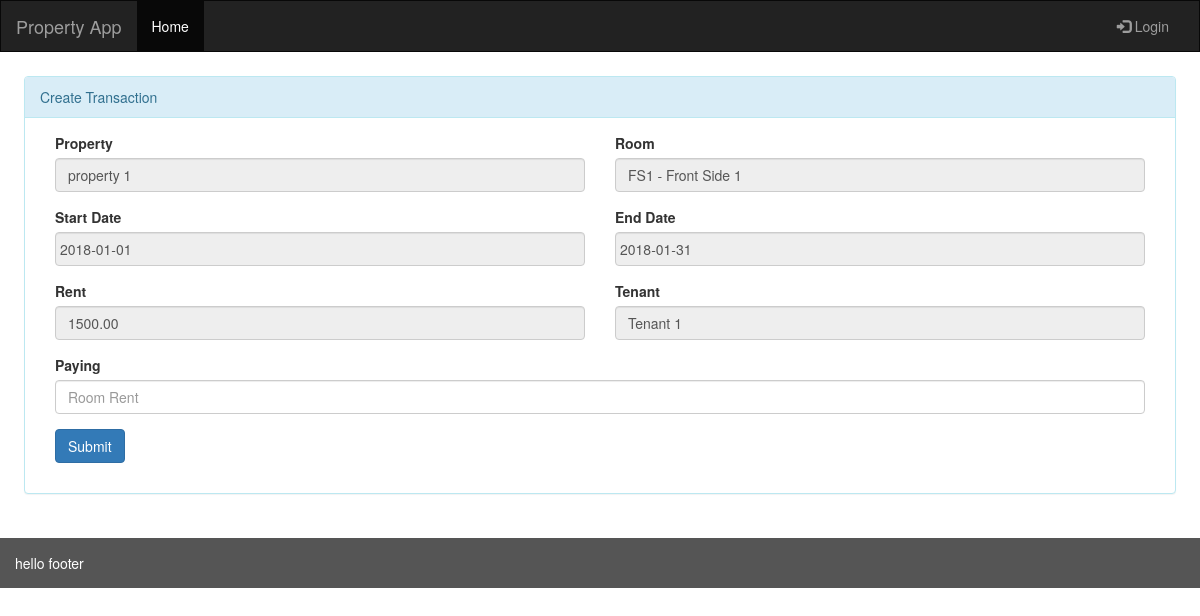
The app's page /rent/transactions/create/11 with its own data.
### rent/models.py (models this page shows, shortened)
class Leasedetails(models.Model):
    lease_id = models.AutoField(primary_key=True)
    lease_start_date = models.DateField()
    lease_end_date = models.DateField()
    lease_amount = models.DecimalField(max_digits=8,decimal_places=2)
    lease_tenant = models.ForeignKey(Tenant, on_delete=models.CASCADE)
    lease_room = models.ForeignKey(Room, on_delete=models.CASCADE)
    lease_transaction = models.ForeignKey(Transaction, on_delete=models.CASCADE, null=True, blank=True)
    timestamp = models.DateTimeField(auto_now=True)

class Room(models.Model):
    room_id = models.AutoField(primary_key=True)
    room_property = models.ForeignKey(Property, on_delete=models.CASCADE)
    room_meter = models.ForeignKey(Electricitymeter, on_delete=models.CASCADE, null=True, blank=True)
    room_name = models.CharField(max_length=50)
    room_rent = models.DecimalField(max_digits=8,decimal_places=2)
    room_description = models.CharField(max_length=250)
    timestamp = models.DateTimeField(auto_now=True)

class Property(models.Model):
    property_id = models.AutoField(primary_key=True)
    property_name = models.CharField(max_length=300)
    property_location = models.ForeignKey(Location, on_delete=models.CASCADE)
    timestamp = models.DateTimeField(auto_now=True)

class Tenant(models.Model):
    tenant_id =  models.AutoField(primary_key=True)
    tenant_name =  models.CharField(max_length=250)
    tenant_company =  models.CharField(max_length=250)
    tenant_description = models.CharField(max_length=500)
    tenant_joindate = models.DateField()
    tenant_contact = models.IntegerField(unique=True)
    tenant_secondry = models.IntegerField(unique=True)
    timestamp = models.DateTimeField(auto_now=True)

### rent/views.py (the view, shortened to what this page needs)
# urls.py: path('transactions/create/<int:lease_id>', views.transactions_create, name='transactions_create'),
def transactions_create(request, lease_id):
    lease = Leasedetails.objects.get(lease_id=lease_id)
    tenant_list = Tenant.objects.all()
    return render(request,'rent/transactions_create.html',{'lease':lease,'tenant_list':tenant_list})

### rent/templates/rent/transactions_create.html (shortened to what this page needs)
{% extends 'base.html' %}
{% block content %}
<div class="panel panel-info">
    <div class="panel-heading">Create Transaction</div>
    <div class="panel-body">
        <form class="form" role="form" method="POST">
            <div class="form-group col-lg-6">
                <label for="property">Property</label>
                <input type="text" class="form-control" id="property" name="property" value="{{lease.lease_room.room_property.property_name}}" disabled>
            </div>
            <div class="form-group col-lg-6">
                <label for="room">Room</label>
                <input type="text" class="form-control" id="room"  value="{{lease.lease_room.room_name}} - {{lease.lease_room.room_description}}" disabled>
            </div>
            <div class="form-group col-lg-6">
                <label for="start_date">Start Date</label>
                <input type="text" class="form-control datepicker start_datepicker" id="start_date" name="start_date" value="{{lease.lease_start_date|date:'Y-m-d'}}" disabled>
            </div>
            <div class="form-group col-lg-6">
                <label for="end_date">End Date</label>
                <input type="text" class="form-control datepicker end_datepicker" id="end_date" name="end_date"  value="{{lease.lease_end_date|date:'Y-m-d'}}" disabled>
            </div>
            <div class="form-group col-lg-6">
                <label for="rent">Rent</label>
                <input type="text" class="form-control" id="rent"  name="lease_amount" placeholder="Room Rent" value="{{lease.lease_amount}}" disabled>
            </div>
            <div class="form-group col-lg-6">
                <label for="tenant">Tenant</label>
                <input type="text" class="form-control" id="tenant_name"  name="tenant_name" placeholder="Room Rent" value="{{lease.lease_tenant.tenant_name}}" disabled>
            </div>
            <div class="form-group col-lg-12">
                <label for="rent">Paying</label>
                <input type="text" class="form-control" id="rent"  name="lease_amount" placeholder="Room Rent" value="">
            </div>
           <div class="form-group col-lg-6">
                <input type="submit" class="btn btn-primary" id="leasesubmit" value="Submit">
            </div>
        </form>
    </div>
</div>
{% endblock %}

### records on screen
Leasedetails: property "property 1", lease_room.room_name "FS1 - Front Side 1", start_date "2018-01-01", end_date "2018-01-31", lease_amount "1500.00", tenant_name "Tenant 1"
